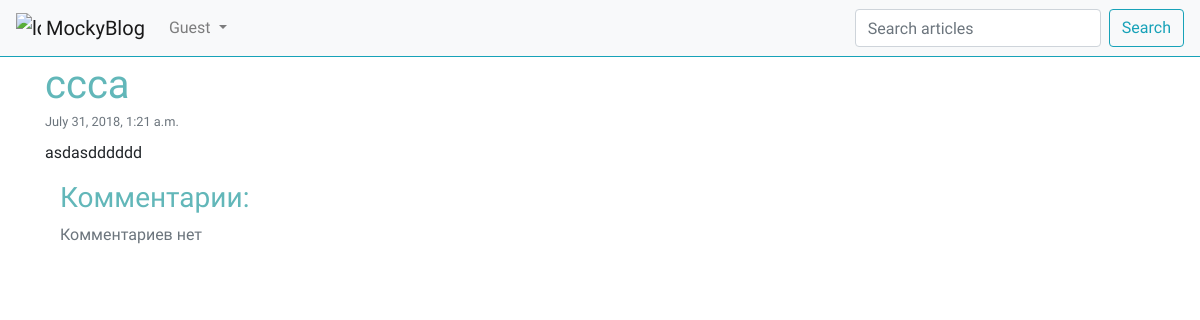
The page /article/7/ on the database as committed earlier.
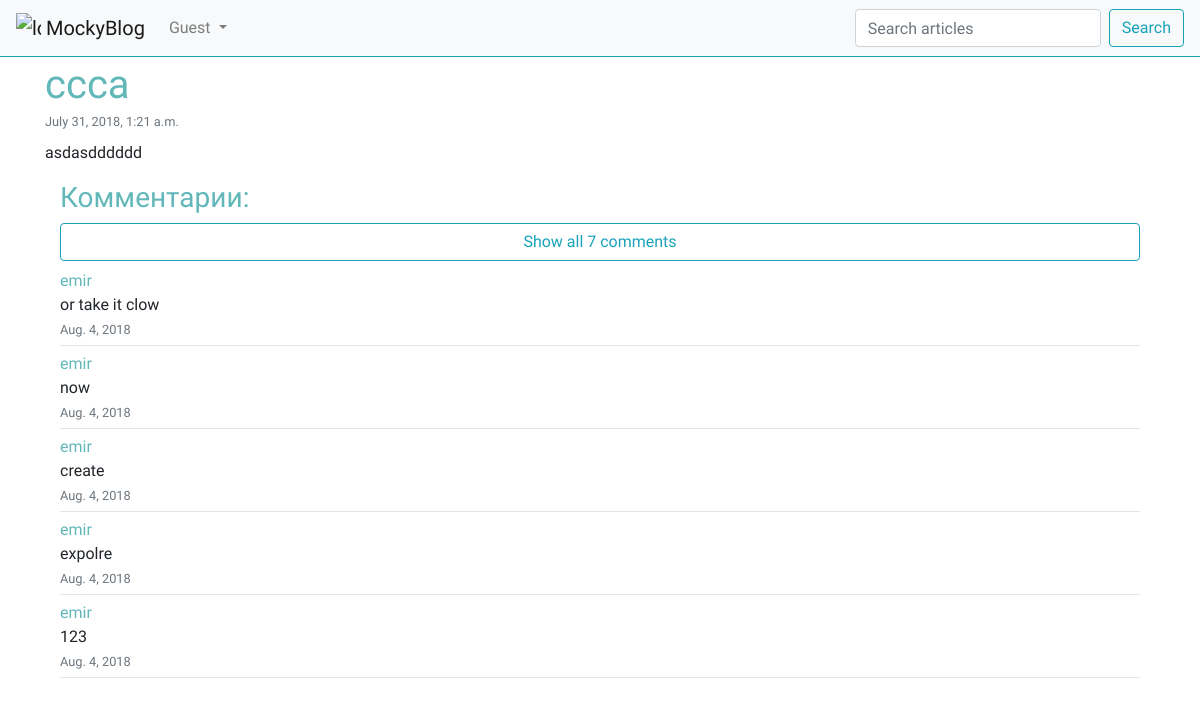
The same page on the database as committed later.
### article/models.py (models this page shows, shortened)
class Article(models.Model):
    class Meta:
        db_table = "Article"
    article_title = models.CharField(max_length=200)
    article_text = models.TextField()
    article_date = models.DateTimeField(null=True)
    article_likes = models.IntegerField(default=0)

class Comment(models.Model):
    class Meta:
        db_table = "Comment"
    comments_text = models.TextField(verbose_name="Текст комментария")
    comments_article = models.ForeignKey('Article')
    comments_date = models.DateField(u'date', auto_now=True)
    comments_author = models.ForeignKey(User, default=9)

### article/views.py (the view)
# urls.py: url(r'^article/(?P<article_id>\d+)/$', views.article, name="post"),
def article(request, article_id=1):
    comment_form = CommentForm
    args = {}
    args.update(csrf(request))
    args["article"] = Article.objects.get(pk=article_id)
    args["comments"] = Comment.objects.filter(comments_article=article_id)
    args["rev_comments"] = args["comments"][::-1]
    args["user"] = auth.get_user(request)
    args["form"] = comment_form
    return render(request, 'article/article.html', args)

### article/templatetags/poll_extras.py (called while the page is built)
@register.filter(name='reverse_last_five')
def reverse_last_five(value):
    return value[len(value) - 5:]

### article/templates/article/article.html (shortened to what this page needs)
{% extends 'index.html' %}
{% load static %}
{% load poll_extras %}
{% block article %}
    <div class="container">
        <div class="mt-1">
            <h1 style="color: #62B7B9" class="mb-0">{{ article.article_title }}</h1>
            <small class="text-muted my-0 py-0">{{ article.article_date }}</small>
            <p class="mt-2">{{ article.article_text }}</p>
        </div>
        <div class="container">
            <h3 style="color: #62B7B9">Комментарии:</h3>
            {% if comments %}
                {% if comments|length <= 5 %}
                    <div id="if_length5">
                        {% for comment in comments %}
                            <p style="margin-top: 0;margin-bottom: 0; color: #62B7B9;">{{ comment.comments_author }}</p>
                            <p style="margin-bottom: 0;">{{ comment.comments_text }}</p>
                            <small class="text-muted mt-0">{{ comment.comments_date }}</small>
                            <hr style="margin-bottom: 6px;margin-top: 4px;">
                        {% endfor %}
                    </div>
                {% else %}
                    <div id="else_length">
                        <button onclick="show_all()" id="show_comments" type="button"
                                class="btn btn-outline-info w-100 mb-2">
                            Show all {{ comments|length }} comments
                        </button>
                        {% for comment in comments|reverse_last_five %}
                            <p style="margin-top: 0;margin-bottom: 0; color: #62B7B9;">{{ comment.comments_author }}</p>
                            <p style="margin-bottom: 0;">{{ comment.comments_text }}</p>
                            <small class="text-muted mt-0">{{ comment.comments_date }}</small>
                            <hr style="margin-bottom: 6px;margin-top: 4px;">
                        {% endfor %}
                    </div>
                {% endif %}
            {% else %}
                <p class="text-muted">Комментариев нет</p>
            {% endif %}
        </div>
    </div>
{% endblock %}

### templates/index.html (shortened to what this page needs)
{% load static %}
<!DOCTYPE html>
<html lang="en">
<head>
    <link rel="stylesheet" href="https://stackpath.bootstrapcdn.com/bootstrap/4.1.3/css/bootstrap.min.css"
>
</head>
<body style="font-family: 'Roboto Condensed', sans-serif;">
<header>
    <nav class="navbar navbar-expand-lg navbar-light bg-light border-bottom border-info">
        <a class="navbar-brand" href="/">
            <img src="{% static 'img/contract.svg' %}" width="25" height="25" class="d-inline-block align-top"
                 alt="logo">
            MockyBlog
        </a>
        <div class="collapse navbar-collapse" id="navbarSupportedContent">
            <ul class="navbar-nav mr-auto">
                <li class="nav-item dropdown">
                    {% if user.username %}
                        <a class="nav-link dropdown-toggle" href="#" id="navbarDropdown" role="button"
                           data-toggle="dropdown" aria-haspopup="true" aria-expanded="false">
                            {{ user.username }}
                        </a>
                        <div class="dropdown-menu" aria-labelledby="navbarDropdown">
                            <a class="dropdown-item" href="/">Home</a>
                            <div class="dropdown-divider"></div>
                            <a class="dropdown-item" href="/auth/logout">Logout</a>
                        </div>
                    {% else %}
                        <a class="nav-link dropdown-toggle" href="#" id="navbarDropdown" role="button"
                           data-toggle="dropdown" aria-haspopup="true" aria-expanded="false">
                            Guest
                        </a>
                    {% endif %}
                </li>
            </ul>
            <form method="get" action="/find/1/" class="form-inline my-2 my-lg-0">
                <input name="q" class="form-control mr-sm-2" type="search" placeholder="Search articles"
                       aria-label="Search">
                <button class="btn btn-outline-info my-2 my-sm-0" type="submit">Search</button>
            </form>
        </div>
    </nav>
</header>
{% block article %} {% endblock %}
</body>
</html>

Rows that differ between the two databases and show on the page:
added Comment: comments_author "emir", comments_text "or take it clow", comments_date "Aug. 4, 2018"
added Comment: comments_author "emir", comments_text "now", comments_date "Aug. 4, 2018"
added Comment: comments_author "emir", comments_text "create", comments_date "Aug. 4, 2018"
added Comment: comments_author "emir", comments_text "expolre", comments_date "Aug. 4, 2018"
added Comment: comments_author "emir", comments_text "123", comments_date "Aug. 4, 2018"
Other text that changed with them:
{{ comments|length }}: (not shown) → "7"
text no longer shown: "Комментариев нет"
text now shown: "Show all comments"
